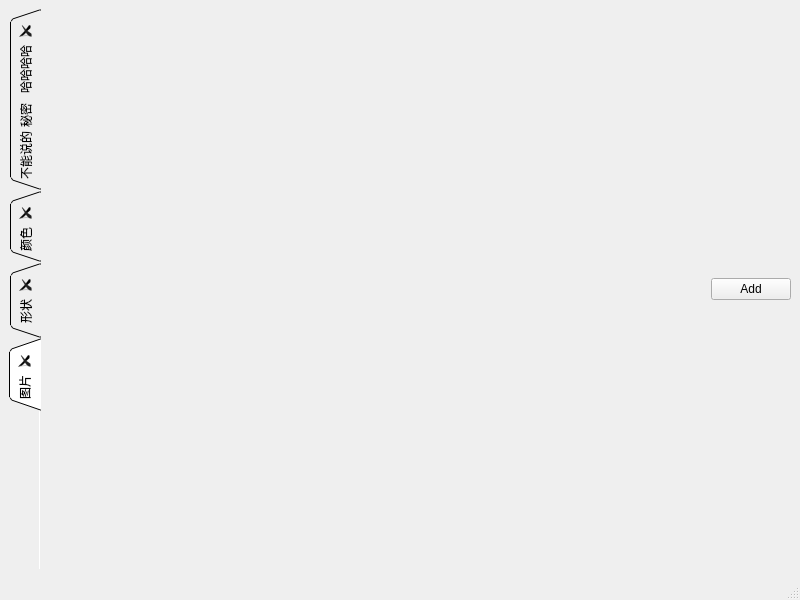
<?xml version="1.0" encoding="UTF-8"?>
<ui version="4.0">
 <class>MainWindow</class>
 <widget class="QMainWindow" name="MainWindow">
  <property name="geometry">
   <rect>
    <x>0</x>
    <y>0</y>
    <width>800</width>
    <height>600</height>
   </rect>
  </property>
  <property name="windowTitle">
   <string>MainWindow</string>
  </property>
  <widget class="QWidget" name="centralwidget">
   <layout class="QHBoxLayout" name="horizontalLayout">
    <item>
     <widget class="QTabWidget" name="tabWidget">
      <property name="tabPosition">
       <enum>QTabWidget::West</enum>
      </property>
      <property name="tabShape">
       <enum>QTabWidget::Triangular</enum>
      </property>
      <property name="currentIndex">
       <number>3</number>
      </property>
      <property name="elideMode">
       <enum>Qt::ElideMiddle</enum>
      </property>
      <property name="documentMode">
       <bool>true</bool>
      </property>
      <property name="tabsClosable">
       <bool>true</bool>
      </property>
      <property name="movable">
       <bool>true</bool>
      </property>
      <property name="tabBarAutoHide">
       <bool>true</bool>
      </property>
      <widget class="QWidget" name="tab">
       <attribute name="title">
        <string>不能说的 秘密   哈哈哈哈</string>
       </attribute>
       <attribute name="toolTip">
        <string>1111111111111111111111111111</string>
       </attribute>
      </widget>
      <widget class="QWidget" name="tab_4">
       <attribute name="title">
        <string>颜色</string>
       </attribute>
      </widget>
      <widget class="QWidget" name="tab_2">
       <attribute name="title">
        <string> 形状</string>
       </attribute>
      </widget>
      <widget class="QWidget" name="tab_3">
       <attribute name="title">
        <string>图片</string>
       </attribute>
      </widget>
     </widget>
    </item>
    <item>
     <widget class="QPushButton" name="addBtn">
      <property name="text">
       <string>Add</string>
      </property>
     </widget>
    </item>
   </layout>
  </widget>
  <widget class="QMenuBar" name="menubar">
   <property name="geometry">
    <rect>
     <x>0</x>
     <y>0</y>
     <width>800</width>
     <height>26</height>
    </rect>
   </property>
  </widget>
  <widget class="QStatusBar" name="statusbar"/>
 </widget>
 <resources/>
 <connections/>
</ui>
